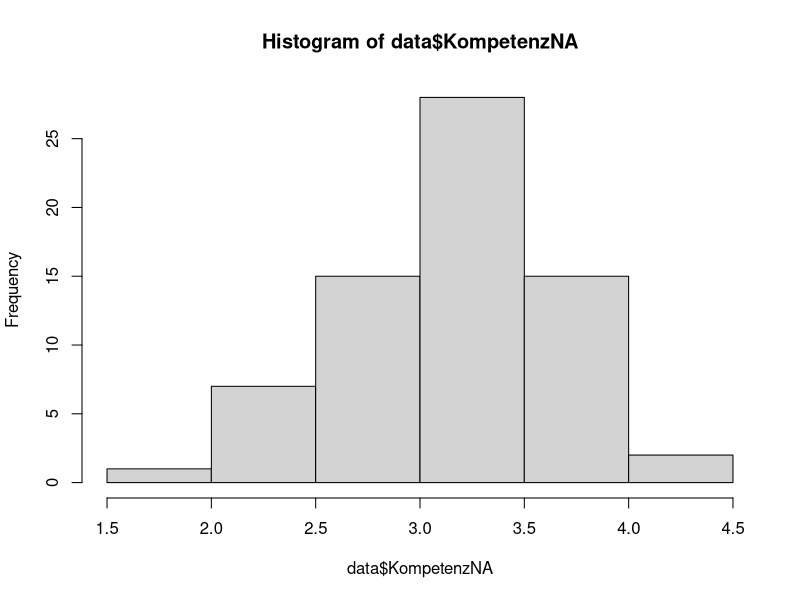
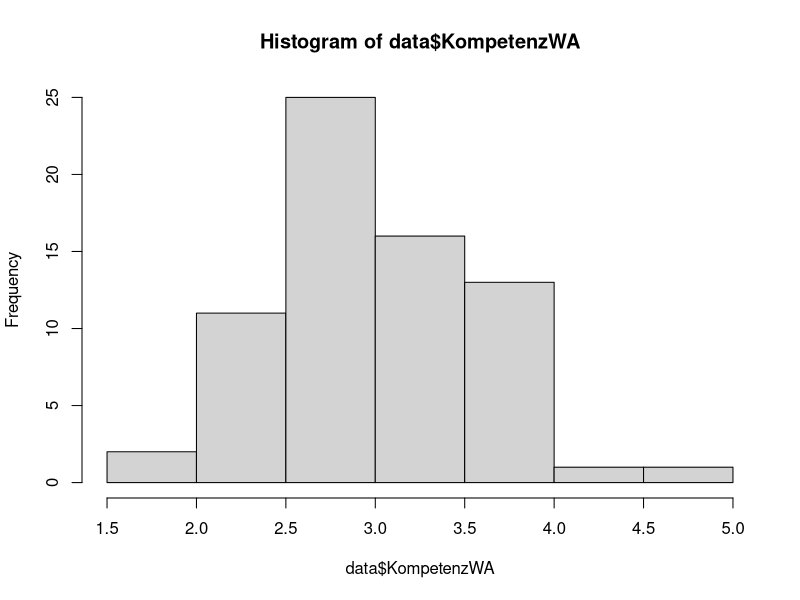
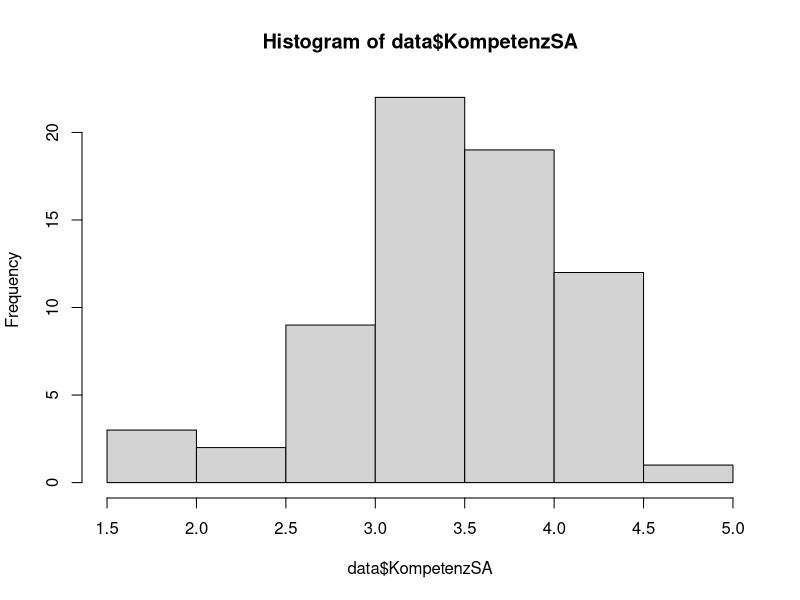
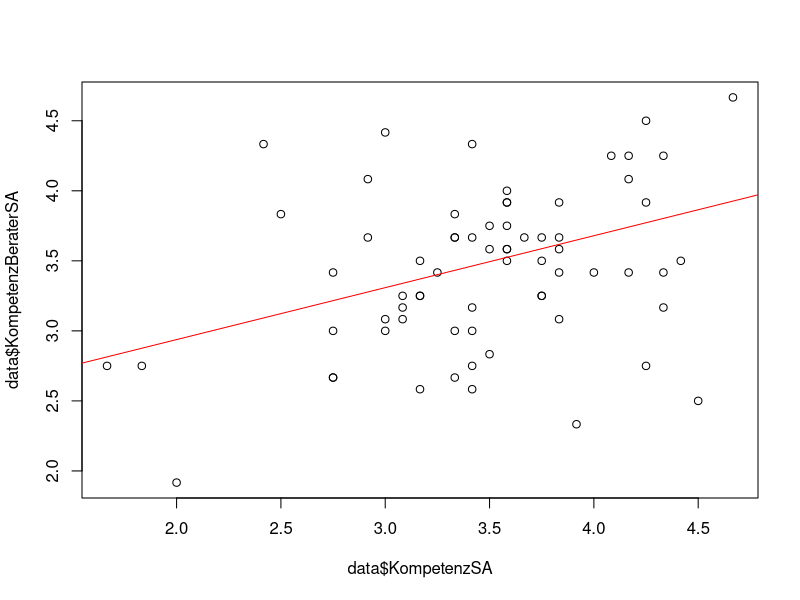
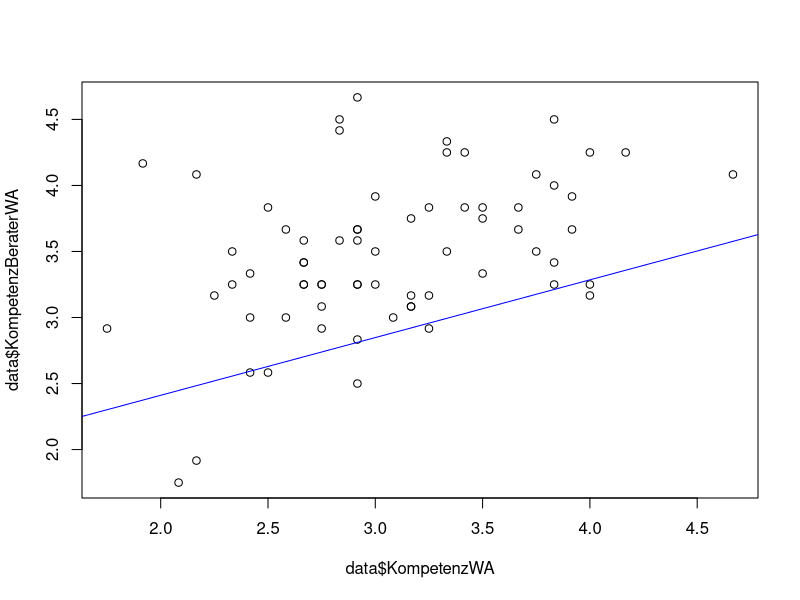

The R source for these figures, in order:
library(data.table)
library(psych)

# ------------------Data Loading and Preparation ------------------------
#load data
data <- fread("survey_results_manualclean_nocheaters.csv")
#remove empty rows
data <- data[-(74:1030),]

# replace NANs with NA
is.nan.data.frame <- function(x)
  do.call(cbind, lapply(x, is.nan))

data[is.nan(data)] <- NA


# -------------NA------------------------------------
#Prüfung ob Kompetenzvariabeln NA normalverteilt

# Shapiro Wilk normality test
shapiro.test(data$KompetenzNA)
# W = 0.9744, p-value = 0.1746
# da p > 0.05 sind Daten normalverteilt
hist(data$KompetenzNA)
# Histogram ist etwa normalverteilt - Bestätigt Shapiro-Wilk Test

# -------------WA------------------------------------
#Prüfung ob Kompetenzvariabeln WA normalverteilt
# Shapiro Wilk normality test
shapiro.test(data$KompetenzWA)
# W = 0.98547, p-value = 0.6054
# da p > 0.05 sind Daten normalverteilt
hist(data$KompetenzWA)
# Histogram ist etwa normalverteilt - Bestätigt Shapiro-Wilk Test

# -------------SA------------------------------------
#Prüfung ob Kompetenzvariabeln SA normalverteilt
# Shapiro Wilk normality test
shapiro.test(data$KompetenzSA)
# W = 0.96794, p-value = 0.07708
# da p > 0.05 sind Daten normalverteilt
hist(data$KompetenzSA)
# Histogram ist etwa normalverteilt - Bestätigt Shapiro-Wilk Test




# --------------------------- Welch Two Sample t-Test NA-SA ----------------------------
# Vorbedingung: Ist Varianz etwa gleich?
describeBy(data$KompetenzSA, na.rm = TRUE)
describeBy(data$KompetenzNA, na.rm = TRUE)
# KompetenzSA sd = 0.61; KompetenzNA = 0.5

# Nullhypothese: No difference between averages of the two groups

# ---Alternativhypothese: SA ist weniger kompetent als NA
t.test(data$KompetenzNA, data$KompetenzSA, alternative = "less", na.rm = TRUE)
#t = -2.76, df = 128.39, p-value = 0.003313
#alternative hypothesis: true difference in means is less than 0


# ---Alternativhypothese: SA ist kompetenter als NA
t.test(data$KompetenzNA, data$KompetenzSA, alternative = "greater", na.rm = TRUE)
#t = -2.76, df = 128.39, p-value = 0.9967
#alternative hypothesis: true difference in means is greater than 0
# ---> there is not enough evidence of a difference between the (true) averages of the two groups

# ---Two-sided
t.test(data$KompetenzNA, data$KompetenzSA, alternative = "two.sided", na.rm = TRUE)
# t = -2.76, df = 128.39, p-value = 0.006627
# alternative hypothesis: true difference in means is not equal to 0





# --------------------------- Wilcoxon NA-SA ----------------------------
describe(data$KompetenzNA)
#    vars  n mean  sd median trimmed  mad  min  max range  skew kurtosis   se
# X1    1 68  3.2 0.5   3.25    3.23 0.37 1.92 4.25  2.33 -0.46        0 0.06
describe(data$KompetenzSA)
#   vars  n mean   sd median trimmed  mad  min  max range  skew kurtosis   se
#X1    1 68 3.47 0.61    3.5     3.5 0.49 1.67 4.67     3 -0.57     0.48 0.07

# Ist die wahrgenommene Kompetenz des NA geringer als diejenige des SA?
wilcox.test(data$KompetenzNA, data$KompetenzSA, paired = TRUE, exact = FALSE, correct = TRUE, alternative = "less")
# V = 540, p-value = 0.001804
# alternative hypothesis: true location shift is less than 0
# --> Ja

# --------------------------- Wilcoxon NA-WA ----------------------------
describe(data$KompetenzNA)
#    vars  n mean  sd median trimmed  mad  min  max range  skew kurtosis   se
# X1    1 68  3.2 0.5   3.25    3.23 0.37 1.92 4.25  2.33 -0.46        0 0.06
describe(data$KompetenzWA)
#    vars  n mean  sd median trimmed  mad  min  max range skew kurtosis   se
# X1    1 69 3.06 0.6   2.92    3.06 0.62 1.75 4.67  2.92 0.22    -0.43 0.07

# Ist die wahrgenommene Kompetenz des NA geringer als diejenige des WA?
wilcox.test(data$KompetenzNA, data$KompetenzWA, paired = TRUE, exact = FALSE, correct = TRUE, alternative = "less")
# V = 1211, p-value = 0.9855
# --> Nein

# --------------------------- Wilcoxon WA-SA ----------------------------
describe(data$KompetenzWA)
#    vars  n mean  sd median trimmed  mad  min  max range skew kurtosis   se
# X1    1 69 3.06 0.6   2.92    3.06 0.62 1.75 4.67  2.92 0.22    -0.43 0.07
describe(data$KompetenzSA)
#   vars  n mean   sd median trimmed  mad  min  max range  skew kurtosis   se
#X1    1 68 3.47 0.61    3.5     3.5 0.49 1.67 4.67     3 -0.57     0.48 0.07

# Ist die wahrgenommene Kompetenz des NA grösser als diejenige des WA?
wilcox.test(data$KompetenzWA, data$KompetenzSA, paired = TRUE, exact = FALSE, correct = TRUE, alternative = "greater")
# V = 318.5, p-value = 1
# --> Nein




# --------------------------- Multiple Regression KompetenzSA~KompetenzBeraterSA----------------------------
plot(data$KompetenzSA, data$KompetenzBeraterSA)

#Beraterkompetenz abhängig von HM Kompetenz?
testmodel <- lm(KompetenzSA~KompetenzBeraterSA, data = data)

# add line to plot which shows the estimated values
abline(testmodel, col="red")

summary(testmodel)


# --------------------------- Multiple Regression KompetenzWA~KompetenzBeraterWA----------------------------
plot(data$KompetenzWA, data$KompetenzBeraterWA)

#Beraterkompetenz abhängig von HM Kompetenz?
testmodel <- lm(KompetenzWA~KompetenzBeraterWA, data = data)

# add line to plot which shows the estimated values
abline(testmodel, col="blue")

summary(testmodel)
